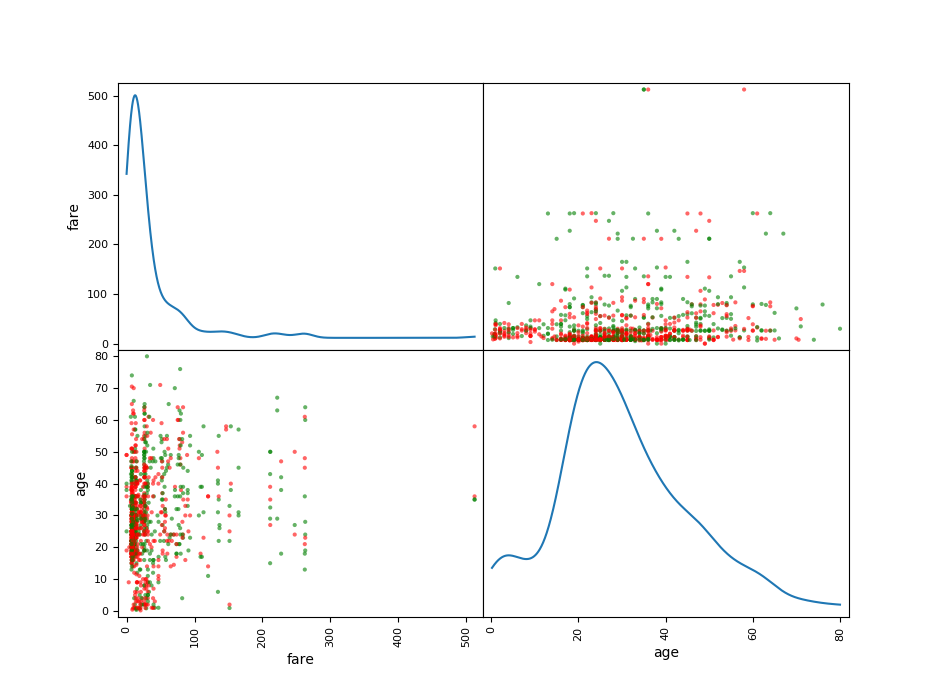

Source code (Python):
import pandas as pd
from matplotlib import pyplot as plt
from pandas.plotting import scatter_matrix
titanic = pd.read_csv('./C2/data1.csv')
colMap={0:"red",1:"green"}
colors=list(map(lambda x:colMap.get(x),titanic.survived))
scatter_matrix(titanic[['fare','age']],alpha=0.6,
    c=colors,diagonal='kde')
plt.show()
